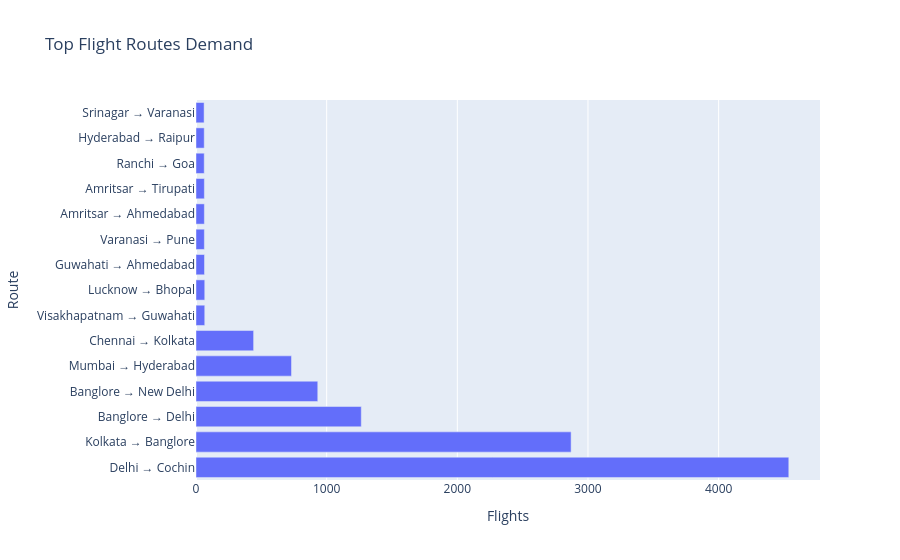

The notebook cell saved with this chart:
### Code cell
route_count = df["Route"].value_counts().head(15).reset_index()
route_count.columns = ["Route", "Flights"]

fig = px.bar(
    route_count,
    x="Flights",
    y="Route",
    orientation="h",
    title="Top Flight Routes Demand"
)

fig.show()

### Figure 1 — Plotly figure (JSON) as saved in the notebook; plotly's stock layout.template omitted (floating-point values rounded to 4 significant figures)
{"data": [{"alignmentgroup": "True", "hovertemplate": "Flights=%{x}<br>Route=%{y}<extra></extra>", "legendgroup": "", "marker": {"color": "#636efa", "pattern": {"shape": ""}}, "name": "", "offsetgroup": "", "orientation": "h", "showlegend": false, "textposition": "auto", "type": "bar", "x": [4537, 2871, 1265, 932, 731, 441, 67, 67, 65, 64, 64, 64, 63, 63, 62], "xaxis": "x", "y": ["Delhi → Cochin", "Kolkata → Banglore", "Banglore → Delhi", "Banglore → New Delhi", "Mumbai → Hyderabad", "Chennai → Kolkata", "Visakhapatnam → Guwahati", "Lucknow → Bhopal", "Guwahati → Ahmedabad", "Varanasi → Pune", "Amritsar → Ahmedabad", "Amritsar → Tirupati", "Ranchi → Goa", "Hyderabad → Raipur", "Srinagar → Varanasi"], "yaxis": "y"}], "layout": {"barmode": "relative", "legend": {"tracegroupgap": 0}, "title": {"text": "Top Flight Routes Demand"}, "xaxis": {"anchor": "y", "domain": [0, 1], "title": {"text": "Flights"}}, "yaxis": {"anchor": "x", "domain": [0, 1], "title": {"text": "Route"}}}}
